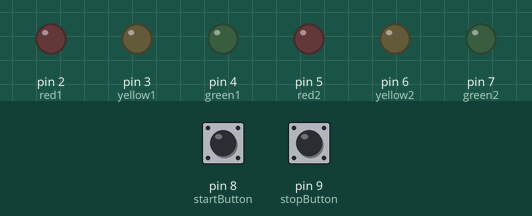
Bench run of a sketch on a simulated Arduino Uno, built with avr-gcc and run on an emulated ATmega328P. Shown: output pins drawn as LEDs (lit = HIGH). Inputs (shaded band) come from the test bench; at power-on: pin 8 (startButton) HIGH, pin 9 (stopButton) HIGH.

Above: at 1.2 s.
1.3 s: pin 8 (startButton) pulled LOW for 0.15 s
At 1.9 s:
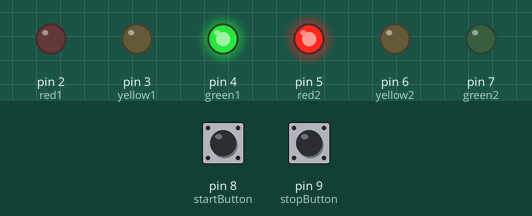
4.4 s: pin 9 (stopButton) pulled LOW for 0.15 s
At 5.5 s:
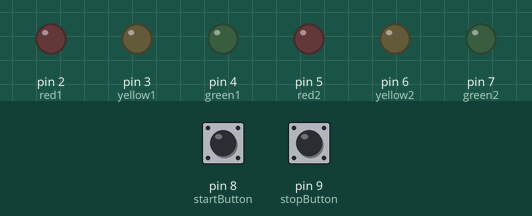
6.0 s: pin 8 (startButton) pulled LOW for 1 s
At 6.7 s:
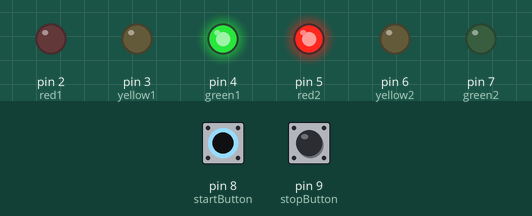
10.0 s: pin 9 (stopButton) pulled LOW for 1 s
At 11.0 s:
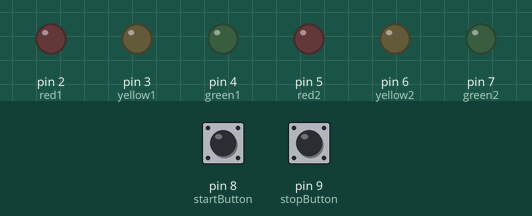
12.5 s: pin 8 (startButton) pulled LOW for 0.15 s
At 12.9 s:
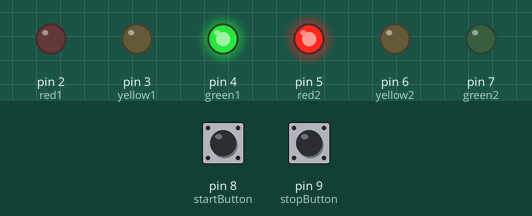
15.6 s: pin 9 (stopButton) pulled LOW for 3.2 s
At 16.4 s:
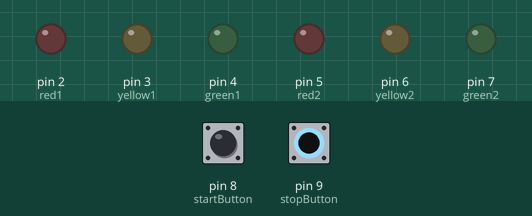
Timing chart, 0 to 18.6 s (numbered marks = the images above; inputs shaded):
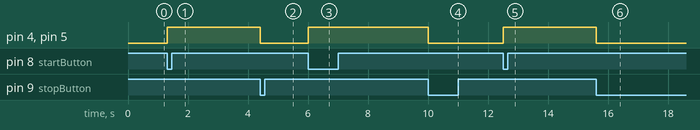

Measured:
- after the input at 1.3 s, pin 4 (green1), pin 5 (red2): LOW → HIGH at once
- after the input at 4.4 s, pin 4 (green1), pin 5 (red2): HIGH → LOW at once
- after the input at 6.0 s, pin 4 (green1), pin 5 (red2): LOW → HIGH at once
- after the input at 10.0 s, pin 3 (yellow1): stays LOW (without the input it goes to HIGH after 1.0 s); pin 4 (green1): HIGH → LOW after 0.00 s instead of 1.0 s; pin 5 (red2): HIGH → LOW at once
- after the input at 12.5 s, pin 4 (green1), pin 5 (red2): LOW → HIGH at once
- after the input at 15.6 s, pin 2 (red1), pin 7 (green2): stays LOW (without the input it goes to HIGH after 3.9 s); pin 3 (yellow1): stays LOW (without the input it goes to HIGH after 1.9 s); pin 4 (green1): HIGH → LOW after 0.00 s instead of 1.9 s; pin 5 (red2): HIGH → LOW after 0.00 s instead of 3.9 s

The sketch:

semaforo_iot.ino
```cpp
// Definir pines para los LEDs del semáforo 1 (Vía 1)
const int red1 = 2;
const int yellow1 = 3;
const int green1 = 4;

// Definir pines para los LEDs del semáforo 2 (Vía 2)
const int red2 = 5;
const int yellow2 = 6;
const int green2 = 7;

// Pines para los botones
const int startButton = 8;
const int stopButton = 9;

// Variable para controlar el estado del semáforo
bool isRunning = false;

void setup() {
  // Configurar los pines como salida
  pinMode(red1, OUTPUT);
  pinMode(yellow1, OUTPUT);
  pinMode(green1, OUTPUT);

  pinMode(red2, OUTPUT);
  pinMode(yellow2, OUTPUT);
  pinMode(green2, OUTPUT);

  // Configurar los pines de los botones como entrada con resistencias pull-up internas
  pinMode(startButton, INPUT_PULLUP);
  pinMode(stopButton, INPUT_PULLUP);
}

void loop() {
  // Leer el estado de los botones
  bool startPressed = digitalRead(startButton) == LOW; // Botón de inicio presionado
  bool stopPressed = digitalRead(stopButton) == LOW;   // Botón de parada presionado

  // Iniciar el ciclo del semáforo si se presiona el botón de inicio
  if (startPressed) {
    isRunning = true;
  }

  // Detener el ciclo del semáforo si se presiona el botón de parada
  if (stopPressed) {
    isRunning = false;
    apagarSemaforos(); // Apagar todos los LEDs cuando se detiene el ciclo
  }

  // Ejecutar el ciclo del semáforo si está en funcionamiento
  if (isRunning) {
    // Semáforo 1 en verde, Semáforo 2 en rojo
    digitalWrite(green1, HIGH);
    digitalWrite(red2, HIGH);
    esperar(5000); // Mantener 5 segundos y verificar si se presiona el botón de parada

    // Semáforo 1 en amarillo
    digitalWrite(green1, LOW);
    digitalWrite(yellow1, HIGH);
    esperar(2000); // Mantener 2 segundos y verificar si se presiona el botón de parada

    // Semáforo 1 en rojo, Semáforo 2 en verde
    digitalWrite(yellow1, LOW);
    digitalWrite(red1, HIGH);
    digitalWrite(red2, LOW);
    digitalWrite(green2, HIGH);
    esperar(5000); // Mantener 5 segundos y verificar si se presiona el botón de parada

    // Semáforo 2 en amarillo
    digitalWrite(green2, LOW);
    digitalWrite(yellow2, HIGH);
    esperar(2000); // Mantener 2 segundos y verificar si se presiona el botón de parada

    // Semáforo 2 en rojo
    digitalWrite(yellow2, LOW);
    digitalWrite(red2, HIGH);
    digitalWrite(red1, LOW);
  }
}

// Función para apagar todos los LEDs
void apagarSemaforos() {
  digitalWrite(red1, LOW);
  digitalWrite(yellow1, LOW);
  digitalWrite(green1, LOW);
  digitalWrite(red2, LOW);
  digitalWrite(yellow2, LOW);
  digitalWrite(green2, LOW);
}

// Función para esperar un tiempo específico y verificar si se presiona el botón de parada
void esperar(int milisegundos) {
  int tiempoInicio = millis();
  while (millis() - tiempoInicio < milisegundos) {
    // Si el botón de parada se presiona, detener el ciclo
    if (digitalRead(stopButton) == LOW) {
      isRunning = false;
      apagarSemaforos();
      break; // Salir del bucle de espera
    }
  }
}
```
